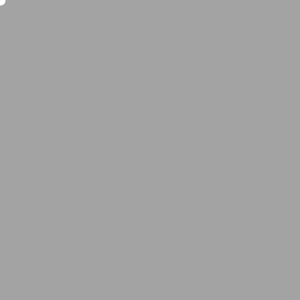
Frame 1 (no input)
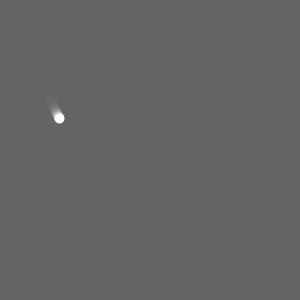
Frame 60 (the mouse pressed at the canvas centre just before this capture)
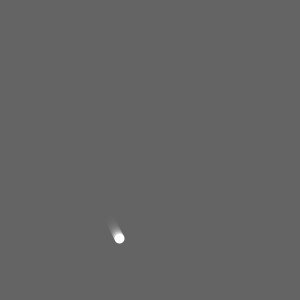
Frame 120 (the mouse held since frame 60 and released just before this capture)

The Processing sketch that drew these frames (run headless with seeded random() and noise(); from frame 60 on, the mouse is pressed at the canvas centre):

// Processing sketch: sketch_140623a
// ── sketch_140623a.pde
/*
size(500,500);


fill(255,255,255);

ellipse(30,30,50,50);



fill(0,0,0);

line(10,45,28,5);
line(28,5,52,40);
line(52,40,10,45);

point(30,30);
*/

float x = 0;
float y = 0;

void setup(){
  size(300, 300);
  frameRate(10);
}

void draw(){
  noStroke();
//  fill(0, 0, 0, 10);
  fill(100, 100, 100, 100);
  rect(0, 0, width, height);
  stroke(255);
  strokeWeight(10);
  fill(255, 255, 255, 10);
  
//  float x = random(width);
//  float y = random(height);
  point (x, y);
  x += 1;
  y += 2;
  if(width < x){
    x = 0;
  }
  if(height < y){
    y = 0;
  }
}
